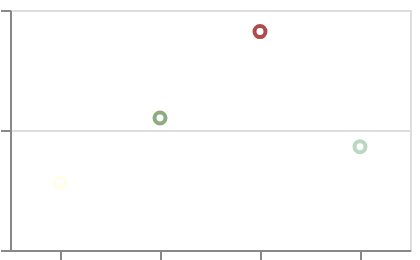

The Vega-Lite source for this figure:
### Vega-Lite specification from a JSON file in a GitHub repository (floating-point values rounded to 4 significant figures)
{"$schema": "https://vega.github.io/schema/vega-lite/v6.json", "width": 200, "height": 120, "padding": 5, "autosize": "none", "data": {"values": [{"c": "alpha", "v": 28, "w": 3}, {"c": "beta", "v": 55, "w": 7}, {"c": "gamma", "v": 43, "w": 5}, {"c": "delta", "v": 91, "w": 9}]}, "mark": "point", "encoding": {"x": {"field": "c", "type": "nominal"}, "y": {"field": "v", "type": "quantitative"}, "color": {"field": "w", "type": "quantitative", "scale": {"range": ["#ffffe0", "#6a9", "#8b0000"], "interpolate": "hcl"}}}}
